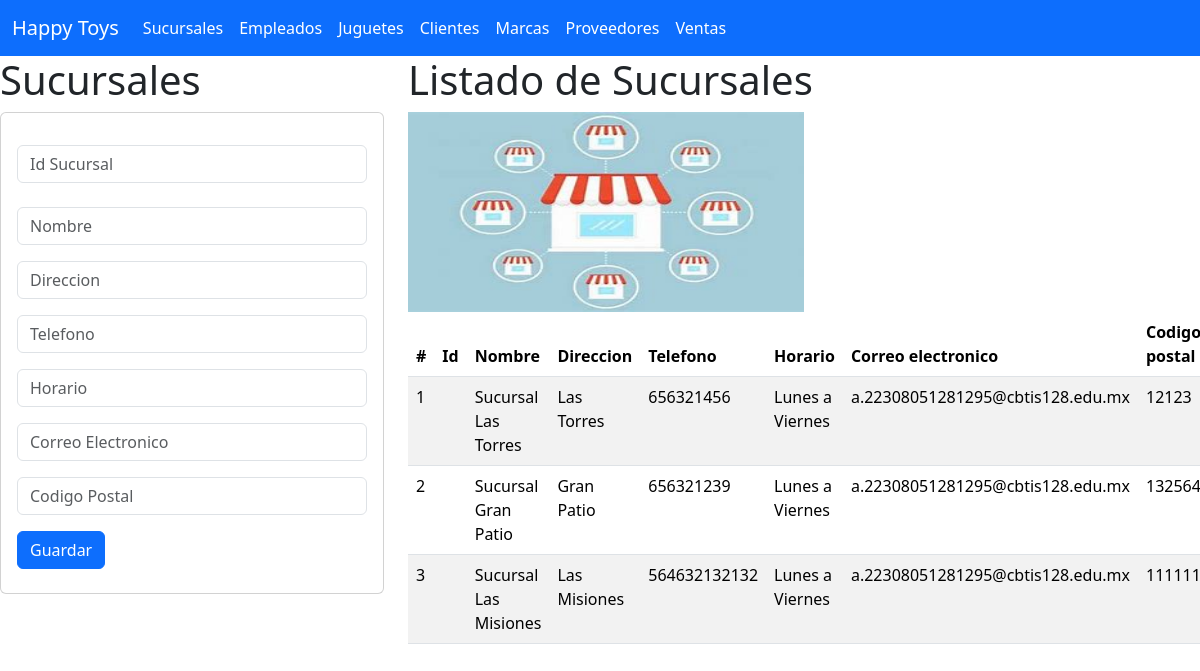
Screenshot of /sucursales with the database file from the repository.
### sucursales_app/models.py (models this page shows, shortened)
class Sucursales(models.Model):
    id_sucursal = models.CharField(primary_key=True, max_length=5)
    nombre = models.CharField(max_length=40)
    direccion = models.CharField(max_length=40)
    telefono = models.CharField(max_length=40)
    horario = models.CharField(max_length=40)
    correo_electronico = models.CharField(max_length=20)
    codigo_postal = models.CharField(max_length=20)

### sucursales_app/views.py (the view)
# urls.py: path('sucursales', views.inicio_vistaSucursales, name='sucursales'),
def inicio_vistaSucursales (request):
    sucursales = Sucursales.objects.all()
    return render(request, 'gestionarSucursales.html', {'misSucursales' : sucursales})

### sucursales_app/templates/gestionarSucursales.html (shortened to what this page needs)
{% extends "base.html" %}
{% load static %}
{% block cuerpo %}
<div class="row">
  <div class="col-sm-12 col-md-4 col-lg-4 col-xl-4">
    <h1>Sucursales</h1>
    <div class="card">
      <div class="card-body">
        <form action="/registrarSucursales/" method="POST">
          <div class="from-group py-3">
            <input type="number"  id="txtid_sucursal"  name="txtid_sucursal" class="form-control"  placeholder="Id Sucursal" minlength="1"  maxlength="6"  required/>
          </div>
          <div class="from-group py-2">
            <input type="text"  id="txtnombre"  name="txtnombre" class="form-control"  placeholder="Nombre" minlength="1"  maxlength="40"  required/>
          </div>
          <div class="from-group py-2">
            <input type="text"  id="txtdireccion"  name="txtdireccion" class="form-control"  placeholder="Direccion" minlength="1"  maxlength="40"  required/>
          </div>
          <div class="from-group py-2">
            <input type="number"  id="txttelefono"  name="txttelefono" class="form-control"  placeholder="Telefono" required/>
          </div>
          <div class="from-group py-2">
            <input type="text"  id="txthorario"  name="txthorario" class="form-control"  placeholder="Horario" minlength="1"  maxlength="40"  required/>
          </div>
          <div class="from-group py-2">
            <input type="text"  id="txtcorreo_electronico"  name="txtcorreo_electronico" class="form-control"  placeholder="Correo Electronico" minlength="1"  maxlength="40"  required/>
          </div>
          <div class="from-group py-2">
            <input type="text"  id="txtcodigo_postal"  name="txtcodigo_postal" class="form-control"  placeholder="Codigo Postal" minlength="1"  maxlength="20"  required/>
          </div>
          <div class="from-group py-2">
            <button type="submit" class="btn btn-primary">Guardar</button>
          </div>
        </form>
      </div>
    </div>
  </div>
  <div class="col-sm-12 col-md-8 col-lg-8 col-xl-8">
    <h1>Listado de Sucursales</h1>
    <img class="w-50" src="{% static 'img/sucursales.jpg' %}" alt="Trulli" width="200" height="200">
    <div class="table-responsive">
      <table class="table table-striped">
        <thead>
          <tr>
            <th scope="col">#</th>
            <th scope="col">Id</th>
            <th scope="col">Nombre</th>
            <th scope="col">Direccion</th>
            <th scope="col">Telefono</th>
            <th scope="col">Horario</th>
            <th scope="col">Correo electronico</th>
            <th scope="col">Codigo postal</th>
          </tr>
        </thead>
        <tbody>
          {% for m in misSucursales %}
          <tr>
            <td>{{forloop.counter}}</td>
            <td>{{m.id_sucursales}}</td>
            <td>{{m.nombre}}</td>
            <td>{{m.direccion}}</td>
            <td>{{m.telefono}}</td>
            <td>{{m.horario}}</td>
            <td>{{m.correo_electronico}}</td>
            <td>{{m.codigo_postal}}</td>
          </tr>
          {% endfor %}
        </tbody>
      </table>
    </div>
  </div>
</div>
{% endblock %}

### rows the page displays
Sucursales: nombre "Sucursal Las Torres", direccion "Las Torres", telefono "656321456", horario "Lunes a Viernes", correo_electronico "a.22308051281295@cbtis128.edu.mx", codigo_postal "12123"
Sucursales: nombre "Sucursal Gran Patio", direccion "Gran Patio", telefono "656321239", horario "Lunes a Viernes", correo_electronico "a.22308051281295@cbtis128.edu.mx", codigo_postal "132564"
Sucursales: nombre "Sucursal Las Misiones", direccion "Las Misiones", telefono "564632132132", horario "Lunes a Viernes", correo_electronico "a.22308051281295@cbtis128.edu.mx", codigo_postal "111111"
